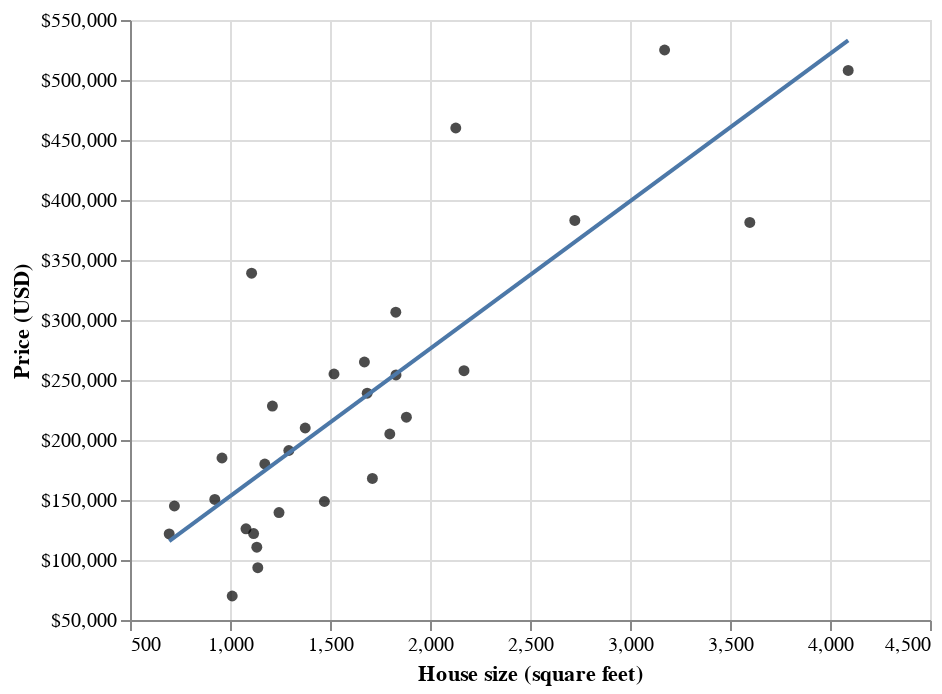

Notebook source saved alongside this figure:
### Code cell
glue("fig:08-lin-reg1", small_plot)

### Figure 1 — Vega-Lite specification as saved in the notebook (floating-point values rounded to 4 significant figures)
{"config": {"view": {"continuousWidth": 400, "continuousHeight": 300}}, "layer": [{"mark": {"type": "circle", "color": "black"}, "encoding": {"x": {"field": "sqft", "scale": {"zero": false}, "title": "House size (square feet)", "type": "quantitative"}, "y": {"axis": {"format": "$,.0f"}, "field": "price", "scale": {"zero": false}, "title": "Price (USD)", "type": "quantitative"}}}, {"mark": "line", "encoding": {"x": {"field": "sqft", "scale": {"zero": false}, "title": "House size (square feet)", "type": "quantitative"}, "y": {"axis": {"format": "$,.0f"}, "field": "price", "scale": {"zero": false}, "title": "Price (USD)", "type": "quantitative"}}, "transform": [{"on": "sqft", "regression": "price"}]}], "data": {"name": "data-dd70ea120b69e4d2199dadb4d59509b6"}, "$schema": "https://vega.github.io/schema/vega-lite/v4.17.0.json", "datasets": {"data-dd70ea120b69e4d2199dadb4d59509b6": [{"city": "SACRAMENTO", "zip": "z95829", "beds": 3, "baths": 2.0, "sqft": 2170, "type": "Residential", "price": 257729, "latitude": 38.46, "longitude": -121.4}, {"city": "SACRAMENTO", "zip": "z95835", "beds": 3, "baths": 2.0, "sqft": 1686, "type": "Residential", "price": 239000, "latitude": 38.67, "longitude": -121.5}, {"city": "ROSEVILLE", "zip": "z95678", "beds": 3, "baths": 2.0, "sqft": 1174, "type": "Residential", "price": 180000, "latitude": 38.73, "longitude": -121.3}, {"city": "EL_DORADO_HILLS", "zip": "z95762", "beds": 5, "baths": 4.0, "sqft": 4091, "type": "Residential", "price": 508000, "latitude": 38.68, "longitude": -121.0}, {"city": "SACRAMENTO", "zip": "z95842", "beds": 5, "baths": 2.0, "sqft": 1712, "type": "Residential", "price": 168000, "latitude": 38.68, "longitude": -121.4}, {"city": "FAIR_OAKS", "zip": "z95628", "beds": 3, "baths": 1.0, "sqft": 960, "type": "Residential", "price": 185000, "latitude": 38.67, "longitude": -121.2}, {"city": "ORANGEVALE", "zip": "z95662", "beds": 3, "baths": 2.0, "sqft": 1294, "type": "Residential", "price": 191250, "latitude": 38.69, "longitude": -121.3}, {"city": "SACRAMENTO", "zip": "z95842", "beds": 2, "baths": 2.0, "sqft": 1134, "type": "Condo", "price": 110700, "latitude": 38.7, "longitude": -121.4}, {"city": "SACRAMENTO", "zip": "z95838", "beds": 2, "baths": 1.0, "sqft": 1011, "type": "Residential", "price": 70000, "latitude": 38.64, "longitude": -121.4}, {"city": "SACRAMENTO", "zip": "z95824", "beds": 2, "baths": 2.0, "sqft": 1139, "type": "Residential", "price": 93600, "latitude": 38.52, "longitude": -121.5}, {"city": "ROSEVILLE", "zip": "z95747", "beds": 3, "baths": 2.5, "sqft": 1829, "type": "Residential", "price": 306500, "latitude": 38.77, "longitude": -121.4}, {"city": "SACRAMENTO", "zip": "z95823", "beds": 4, "baths": 2.0, "sqft": 1472, "type": "Residential", "price": 148750, "latitude": 38.48, "longitude": -121.5}, {"city": "SACRAMENTO", "zip": "z95819", "beds": 3, "baths": 1.0, "sqft": 1108, "type": "Residential", "price": 339000, "latitude": 38.56, "longitude": -121.4}, {"city": "SACRAMENTO", "zip": "z95825", "beds": 3, "baths": 1.0, "sqft": 1520, "type": "Residential", "price": 255000, "latitude": 38.6, "longitude": -121.4}, {"city": "ELVERTA", "zip": "z95626", "beds": 3, "baths": 2.0, "sqft": 1080, "type": "Residential", "price": 126000, "latitude": 38.72, "longitude": -121.4}, {"city": "EL_DORADO_HILLS", "zip": "z95762", "beds": 3, "baths": 2.0, "sqft": 2129, "type": "Residential", "price": 460000, "latitude": 38.67, "longitude": -121.1}, {"city": "SACRAMENTO", "zip": "z95838", "beds": 4, "baths": 2.0, "sqft": 1799, "type": "Residential", "price": 205000, "latitude": 38.66, "longitude": -121.4}, {"city": "SACRAMENTO", "zip": "z95835", "beds": 5, "baths": 3.0, "sqft": 3599, "type": "Residential", "price": 381300, "latitude": 38.68, "longitude": -121.5}, {"city": "CAMERON_PARK", "zip": "z95682", "beds": 2, "baths": 1.5, "sqft": 1376, "type": "Residential", "price": 210000, "latitude": 38.69, "longitude": -121.0}, {"city": "SACRAMENTO", "zip": "z95815", "beds": 3, "baths": 1.0, "sqft": 696, "type": "Residential", "price": 121725, "latitude": 38.61, "longitude": -121.4}, {"city": "CARMICHAEL", "zip": "z95608", "beds": 3, "baths": 2.0, "sqft": 1245, "type": "Condo", "price": 139500, "latitude": 38.63, "longitude": -121.3}, {"city": "ELK_GROVE", "zip": "z95757", "beds": 5, "baths": 3.5, "sqft": 2724, "type": "Residential", "price": 383000, "latitude": 38.38, "longitude": -121.4}, {"city": "FAIR_OAKS", "zip": "z95628", "beds": 3, "baths": 2.0, "sqft": 3173, "type": "Residential", "price": 525000, "latitude": 38.65, "longitude": -121.3}, {"city": "CITRUS_HEIGHTS", "zip": "z95621", "beds": 3, "baths": 2.0, "sqft": 1118, "type": "Residential", "price": 122000, "latitude": 38.71, "longitude": -121.3}, {"city": "CITRUS_HEIGHTS", "zip": "z95610", "beds": 3, "baths": 2.0, "sqft": 1882, "type": "Residential", "price": 219000, "latitude": 38.72, "longitude": -121.2}, {"city": "SACRAMENTO", "zip": "z95834", "beds": 3, "baths": 2.0, "sqft": 1672, "type": "Condo", "price": 265000, "latitude": 38.65, "longitude": -121.5}, {"city": "SACRAMENTO", "zip": "z95842", "beds": 2, "baths": 1.0, "sqft": 924, "type": "Condo", "price": 150454, "latitude": 38.67, "longitude": -121.4}, {"city": "ANTELOPE", "zip": "z95843", "beds": 3, "baths": 2.0, "sqft": 1830, "type": "Residential", "price": 254172, "latitude": 38.71, "longitude": -121.3}, {"city": "SACRAMENTO", "zip": "z95820", "beds": 2, "baths": 1.0, "sqft": 722, "type": "Residential", "price": 145000, "latitude": 38.53, "longitude": -121.5}, {"city": "SACRAMENTO", "zip": "z95820", "beds": 3, "baths": 2.0, "sqft": 1212, "type": "Residential", "price": 228327, "latitude": 38.53, "longitude": -121.4}]}}
